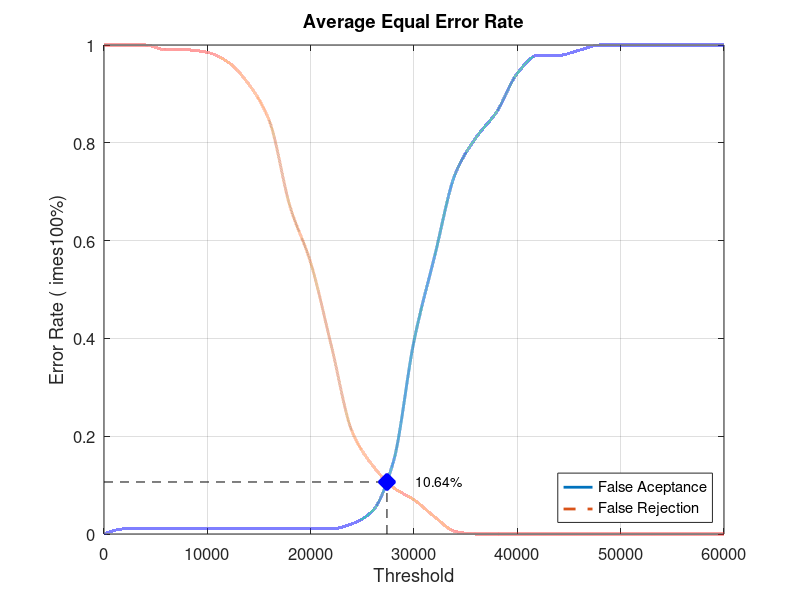
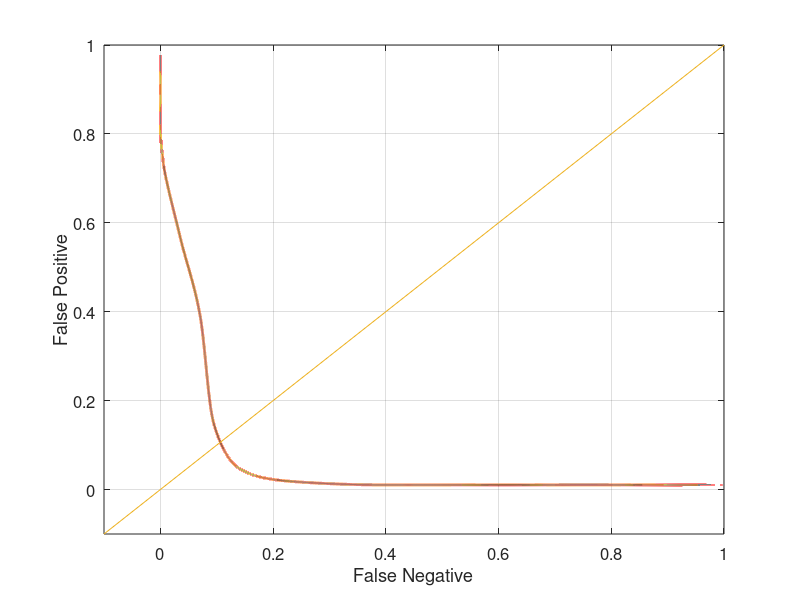

Reproduce these figures in MATLAB, in order.
close all;
clear;
clc;
x = 0:2000:60000;
xq = 0:0.5:60000;

y0 = [0 0.0105263 0.0105263 0.0105263 0.0105263 0.0105263 0.0105263 0.0105263 0.0105263 0.0105263 0.0105263 0.0105263 0.0210526 0.0473684 0.147368 0.394737 0.568421 0.736842 0.810526 0.863158 0.942105 0.978947 0.978947 0.989474 1 1 1 1 1 1 1]
yy0 = interp1(x, y0, xq, 'pchip');
y1 = [1 1 1 0.99 0.99 0.985 0.965 0.92 0.845 0.67 0.555 0.385 0.21 0.14 0.095 0.07 0.035 0.005 0 0 0 0 0 0 0 0 0 0 0 0 0]
yy1 = interp1(x, y1, xq, 'pchip');

% Calculating EER: 
y2 = abs(y0 - y1);
find(y2 == min(y2))
yy2 = abs(yy0 - yy1);
xEER = find(yy2 == min(yy2));
xEERIndex = xq(xEER) % X-axis EER
yEER = yy0(xEER) % Y-axis EER

main = figure
plot(xq, yy0,'-','LineWidth', 2);	hold on
plot(xq, yy1,'--','LineWidth', 2);	hold on
plot([xEERIndex xEERIndex], [0 yEER], 'k--');	hold on
plot([0 xEERIndex], [yEER yEER], 'k--');	hold on
plot(xEERIndex, yEER, 'bx', 'LineWidth', 10);	hold on
text(xEERIndex + 10 * xEERIndex / 100, yEER, [num2str(round((10000 * yEER)) / 100) '%'])
legend('False Aceptance', 'False Rejection', 'Location', 'SouthEast')
xlabel('Threshold')
ylabel('Error Rate (	imes100%)')
title('Average Equal Error Rate')
set(gca, 'FontSize', 12)
axis([0 60000 0 1])
grid on

print(main, 'Database4_3Main', '-dpng');
FNRxFPR = figure('Color', [1 1 1]);
plot(yy1, yy0, '-', yy1, yy0, 'LineWidth', 2);
hold on
y = -0.1:0.1:1
plot(y, y); 
set(gca, 'FontSize', 12)
xlabel('False Negative')
ylabel('False Positive')
axis([-0.1 1 -0.1 1])
set(gca, 'FontSize', 12)
grid on

print(FNRxFPR, 'Database4_3FNRxFPR','-dpng');
